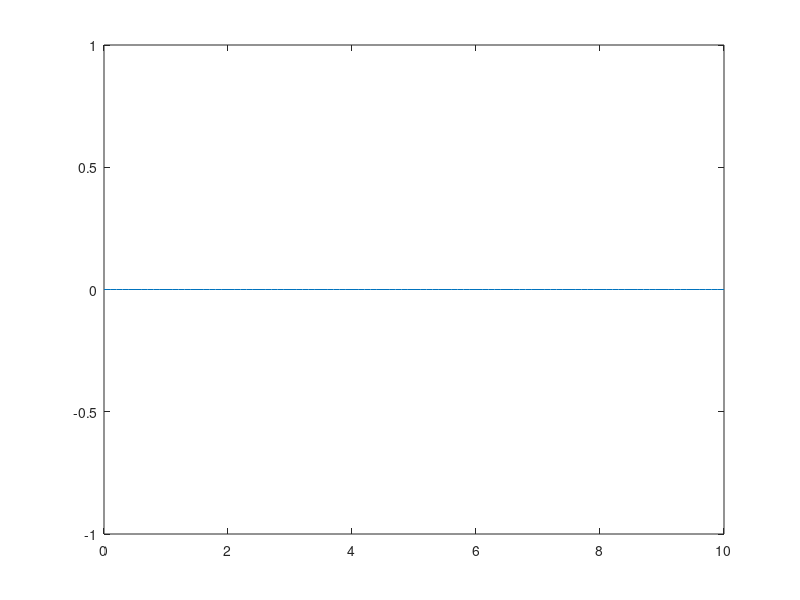

MATLAB code to generate this figure:
% Exercise 11

%% Init value of t and s(t)
t = 0 : 0.1 : 10;
s = 20*sin(2*pi*5.*t)
round(s)

%% Graph of s(t)
plot(t, round(s))